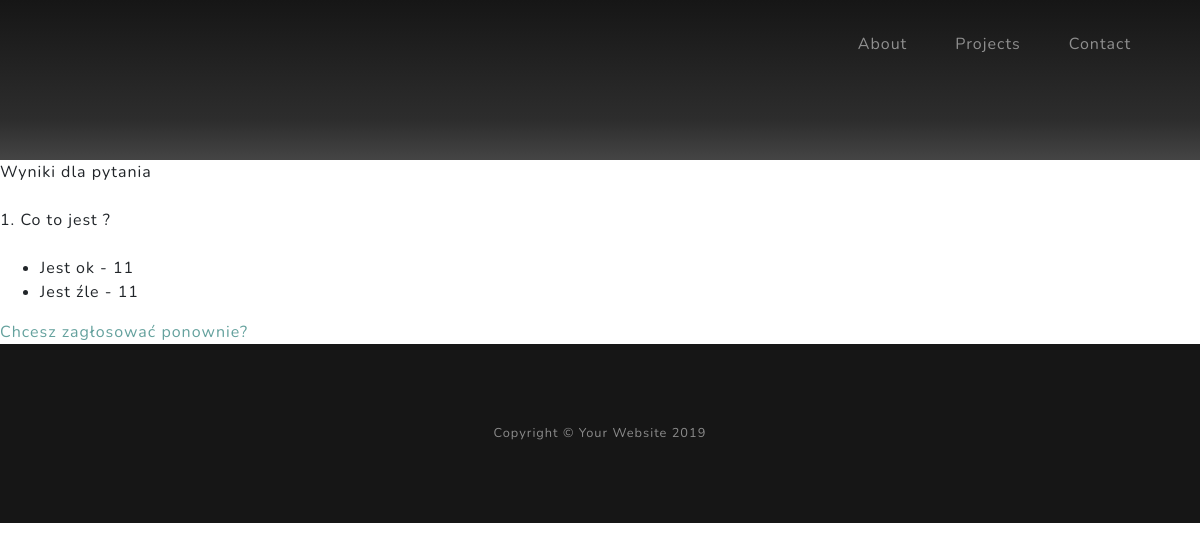
The app's page /ankieta/1/results/, older data.
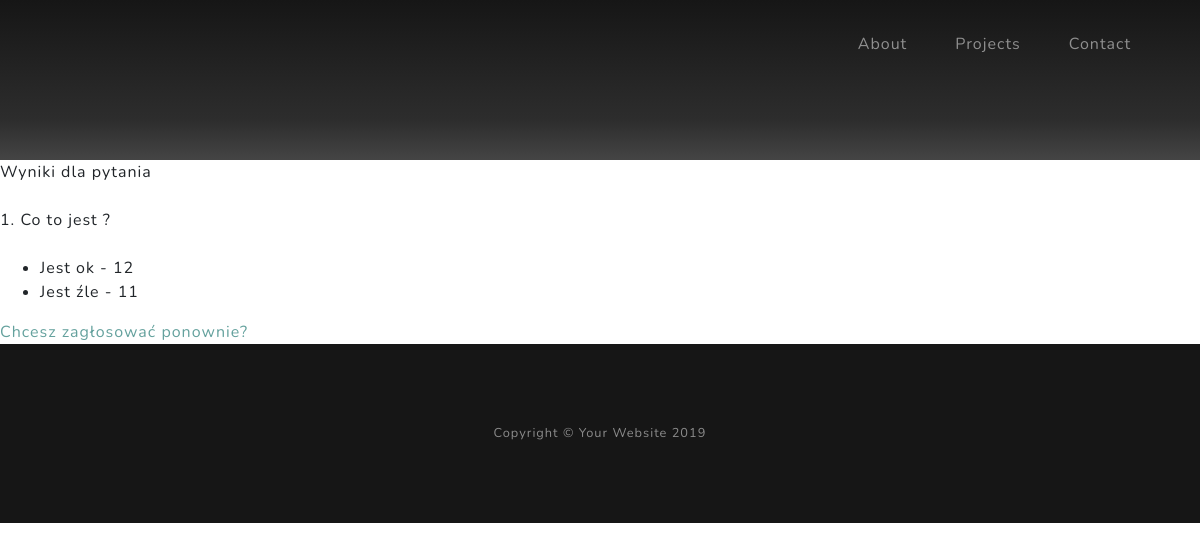
The same page, newer data.
### pools/models.py (models this page shows, shortened)
class Question(models.Model):
    question_text = models.CharField(max_length=200)
    pub_data = models.DateTimeField(verbose_name="date published")

class Choice(models.Model):
    question = models.ForeignKey(Question, on_delete=models.CASCADE)
    choice_text = models.CharField(max_length=200)
    votes = models.IntegerField(default=0)

### pools/views.py (the view)
# urls.py: path("<int:question_id>/results/" , views.results, name="results"),
def results(request, question_id):
    questions = get_object_or_404(Question, pk=question_id)
    context = {'question': questions}
    return render(
        request,
        "pools/results.html",
        context
    )

### pools/Templates/pools/results.html (shortened to what this page needs)
{% extends "pools/base.html" %}
{% block content %}
Wyniki dla pytania <br><br>
{{question.id}}. {{question.question_text}}
<br><br>
<ul>
 {% for  choice in question.choice_set.all %}
    <li>{{choice.choice_text}} - {{choice.votes}}</li>
{% endfor %}
</ul>
<a href="{% url 'pools:detail' question.id %}">Chcesz zagłosować ponownie?</a>
{% endblock %}

### pools/Templates/pools/base.html (shortened to what this page needs)
<!DOCTYPE html>
<html lang="en">
<head>
    {% load bootstrap4 %}
    {% bootstrap_css %}
    {% load static %}
     <link href="{% static "vendor/bootstrap/css/bootstrap.min.css" %}" rel="stylesheet">
  <link href="{% static "vendor/fontawesome-free/css/all.min.css" %}" rel="stylesheet">
  <link href="{% static "css/grayscale.min.css" %}" rel="stylesheet">
</head>
<body>
<nav class="navbar navbar-expand-lg navbar-light fixed-top" id="mainNav">
    <div class="container">
      <div class="collapse navbar-collapse" id="navbarResponsive">
        <ul class="navbar-nav ml-auto">
          <li class="nav-item">
            <a class="nav-link js-scroll-trigger" href="#about">About</a>
          </li>
          <li class="nav-item">
            <a class="nav-link js-scroll-trigger" href="#projects">Projects</a>
          </li>
          <li class="nav-item">
            <a class="nav-link js-scroll-trigger" href="#signup">Contact</a>
          </li>
        </ul>
      </div>
    </div>
  </nav>
<section id="about" class="about-section text-center">
  </section>
{% block content %}
{% endblock %}
 <footer class="bg-black small text-center text-white-50">
    <div class="container">
      Copyright &copy; Your Website 2019
    </div>
  </footer>
</body>
</html>

Row changes from the older to the newer data that the page shows:
changed Choice "Jest ok": votes "11" → "12"
